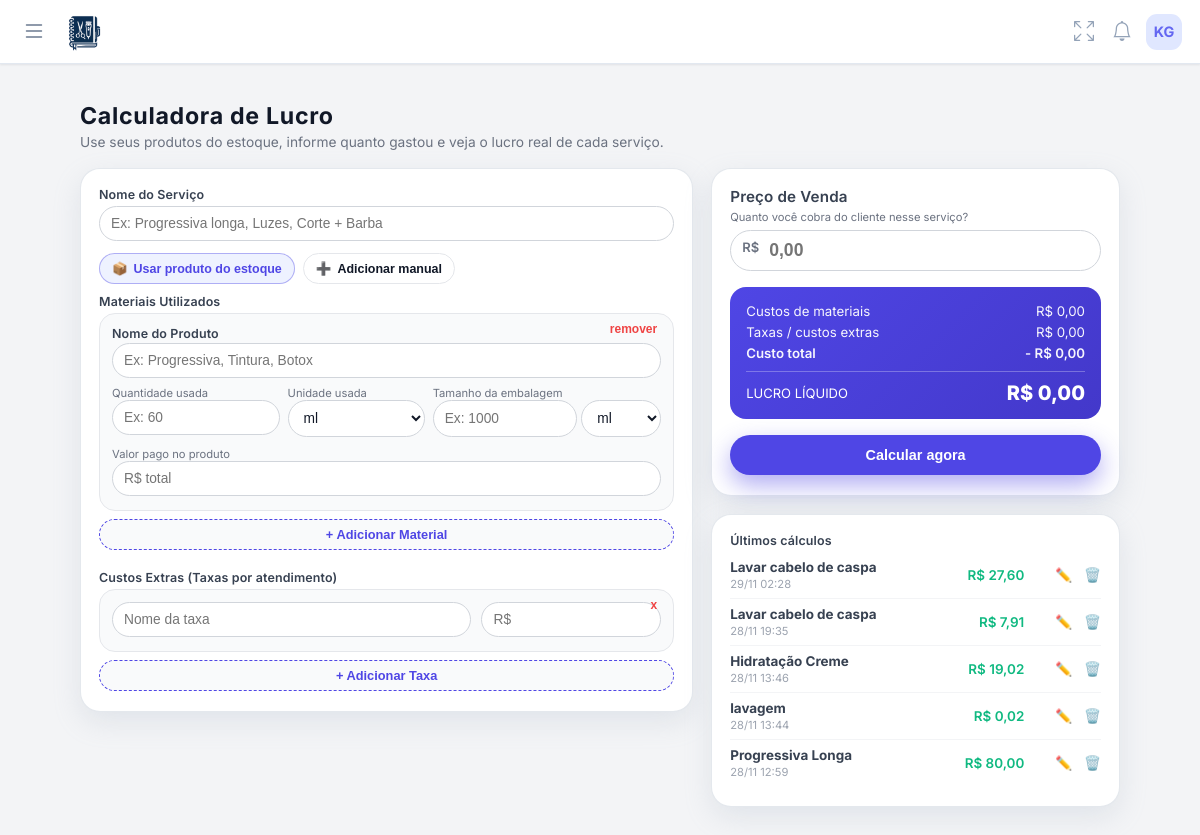
/pages/calcular-servico/calcular-servico.php (signed in), run on the app's committed database.
### tables this page shows
CREATE TABLE usuarios (
        id INTEGER PRIMARY KEY AUTOINCREMENT,
        nome TEXT, email TEXT, telefone TEXT, foto TEXT, biografia TEXT,
        cep TEXT, endereco TEXT, numero TEXT, bairro TEXT, cidade TEXT, estado TEXT,
        criado_em DATETIME DEFAULT CURRENT_TIMESTAMP
    , senha TEXT, estabelecimento TEXT, cor_tema TEXT DEFAULT '#4f46e5', ultimo_login DATETIME, ativo INTEGER DEFAULT 1, data_expiracao DATE, is_vitalicio INTEGER DEFAULT 0, quem_indicou TEXT, valor_mensalidade REAL DEFAULT 19.90, indicado_por TEXT, valor_mensal REAL DEFAULT 19.90, token_recuperacao TEXT, token_validade DATETIME);

CREATE TABLE calculo_servico (
        id INTEGER PRIMARY KEY AUTOINCREMENT,
        user_id INTEGER NOT NULL,
        nome_servico TEXT NOT NULL,
        valor_cobrado REAL NOT NULL,
        custo_materiais REAL NOT NULL,
        custo_taxas REAL NOT NULL,
        lucro REAL NOT NULL,
        created_at DATETIME DEFAULT CURRENT_TIMESTAMP
    );

### pages/calcular-servico/calcular-servico.php (the view, shortened to what this page needs)
<?php
$userId = $_SESSION['user_id'];
require_once __DIR__ . '/../../includes/db.php';
$resultado = null;
$editData  = null;
$stmtHist = $pdo->prepare("
    SELECT * FROM calculo_servico
    WHERE user_id = ?
    ORDER BY created_at DESC
    LIMIT 5
");
$stmtHist->execute([$userId]);
$historico = $stmtHist->fetchAll();
$stmtProdCalc = $pdo->prepare("
    SELECT id, nome, marca, tamanho_embalagem, unidade, custo_unitario
    FROM produtos
    WHERE user_id = ?
    ORDER BY nome ASC
");
$stmtProdCalc->execute([$userId]);
$produtosCalc = $stmtProdCalc->fetchAll();
include_once __DIR__ . '/../../includes/header.php';
include_once __DIR__ . '/../../includes/menu.php';
?>
<div class="main-container">
    <div class="page-header">
        <h1 class="page-title">Calculadora de Lucro</h1>
        <p class="page-subtitle">Use seus produtos do estoque, informe quanto gastou e veja o lucro real de cada serviço.</p>
    </div>
    <form method="post" id="form-calculo">
        <div class="calc-grid">
            <div>
                <div class="clean-card">
                    <div class="form-group" style="margin-bottom: 12px;">
                        <label class="form-label">Nome do Serviço</label>
                        <input type="text"
                               name="nome_servico"
                               class="form-control"
                               placeholder="Ex: Progressiva longa, Luzes, Corte + Barba"
                               required
                               value="<?php
                                if ($editData) echo htmlspecialchars($editData['nome_servico']);
                                elseif (isset($_POST['nome_servico'])) echo htmlspecialchars($_POST['nome_servico']);
                                else echo '';
                               ?>">
                    </div>
                    <div class="cs-product-actions">
                        <?php if ($produtosCalc): ?>
                            <button type="button" class="cs-chip cs-chip-primary" onclick="openProdutoSheet()">
                                <span>📦</span> Usar produto do estoque
                            </button>
                            <button type="button" class="cs-chip cs-chip-outline" onclick="addMaterial()">
                                <span>➕</span> Adicionar manual
                            </button>
                        <?php else: ?>
                            <button type="button" class="cs-chip cs-chip-primary" onclick="addMaterial()">
                                <span>➕</span> Adicionar material
                            </button>
                        <?php endif; ?>
                    </div>
                    <label class="form-label" style="margin-top:10px;">Materiais Utilizados</label>
                    <div id="lista-materiais"></div>
                    <button type="button" class="btn-add" onclick="addMaterial()">+ Adicionar Material</button>
                    <div style="margin-top: 20px;">
                        <label class="form-label">Custos Extras (Taxas por atendimento)</label>
                        <div id="lista-taxas"></div>
                        <button type="button" class="btn-add" onclick="addTaxa()">+ Adicionar Taxa</button>
                    </div>
                </div>
            </div>
            <div>
                <div class="clean-card">
                    <label class="form-label" style="font-size:0.95rem;">Preço de Venda</label>
                    <p class="helper-text" style="margin-bottom: 6px;">Quanto você cobra do cliente nesse serviço?</p>
                    <div style="position: relative; margin-bottom: 8px;">
                        <span style="position:absolute;left:12px;top:9px;font-weight:600;color:#6b7280;">R$</span>
                        <input
                            type="number"
                            step="0.01"
                            name="valor_cobrado"
                            class="form-control"
                            style="padding-left:38px;font-size:1.1rem;font-weight:700;color:var(--app-primary);"
                            required
                            placeholder="0,00"
                            value="<?php
                                if ($editData) echo htmlspecialchars($editData['valor_cobrado']);
                                elseif (isset($_POST['valor_cobrado'])) echo htmlspecialchars($_POST['valor_cobrado']);
                                else echo '';
                            ?>"
                        >
                    </div>
                    <div class="result-box">
                        <div class="result-row">
                            <span>Custos de materiais</span>
                            <span>R$ <?php echo $resultado ? number_format($resultado['custoMateriais'], 2, ',', '.') : '0,00'; ?></span>
                        </div>
                        <div class="result-row">
                            <span>Taxas / custos extras</span>
                            <span>R$ <?php echo $resultado ? number_format($resultado['custoTaxas'], 2, ',', '.') : '0,00'; ?></span>
                        </div>
                        <div class="result-row" style="font-weight:600;">
                            <span>Custo total</span>
                            <span>- R$ <?php echo $resultado ? number_format($resultado['custoTotal'], 2, ',', '.') : '0,00'; ?></span>
                        </div>
                        <div class="result-final">
                            <span>LUCRO LÍQUIDO</span>
                            <span class="lucro-valor">
                                R$ <?php echo $resultado ? number_format($resultado['lucro'], 2, ',', '.') : '0,00'; ?>
                            </span>
                        </div>
                    </div>
                    <button type="submit" class="btn-primary" style="margin-top:16px;">
                        <?php echo $editData ? 'Atualizar cálculo' : 'Calcular agora'; ?>
                    </button>
                </div>
                <?php if ($historico && count($historico) > 0): ?>
                    <div class="clean-card">
                        <label class="form-label">Últimos cálculos</label>
                        <table class="history-table">
                            <tbody>
                            <?php foreach ($historico as $h): ?>
                                <tr>
                                    <td>
                                        <strong><?php echo htmlspecialchars($h['nome_servico']); ?></strong><br>
                                        <small style="color:#9ca3af;"><?php echo date('d/m H:i', strtotime($h['created_at'])); ?></small>
                                    </td>
                                    <td style="text-align:right;color:#10b981;font-weight:600;">
                                        R$ <?php echo number_format($h['lucro'], 2, ',', '.'); ?>
                                    </td>
                                    <td class="cs-history-actions" style="text-align:right;white-space:nowrap;">
                                        <a href="?edit=<?php echo $h['id']; ?>" title="Editar" style="color:#4f46e5;">✏️</a>
                                        <a href="#"
                                           class="cs-delete-link"
                                           data-id="<?php echo (int)$h['id']; ?>"
                                           data-name="<?php echo htmlspecialchars($h['nome_servico']); ?>"
                                           title="Excluir"
                                           style="color:#ef4444;">🗑️</a>
                                    </td>
                                </tr>
                            <?php endforeach; ?>
                            </tbody>
                        </table>
                    </div>
                <?php endif; ?>
            </div>
        </div>
    </form>
</div>
<?php include_once __DIR__ . '/../../includes/footer.php'; ?>

### includes/menu.php (shortened to what this page needs)
<?php
$isProd = isset($_SERVER['HTTP_HOST']) && $_SERVER['HTTP_HOST'] === 'salao.develoi.com';
$iniciais  = 'V';
if (isset($pdo) && isset($_SESSION['user_id'])) {
    $stmtUser = $pdo->prepare("SELECT nome, email FROM usuarios WHERE id = ? LIMIT 1");
    $stmtUser->execute([$_SESSION['user_id']]);
    $dadoUsuario = $stmtUser->fetch(PDO::FETCH_ASSOC);
    if ($dadoUsuario && !empty($dadoUsuario['nome'])) {
        $userName = $dadoUsuario['nome'];
        $partesNome = explode(' ', trim($userName));
        $primeiraLetra = mb_substr($partesNome[0], 0, 1);
        $ultimaLetra   = '';
        if (count($partesNome) > 1) {
            $ultimoNome  = end($partesNome);
            $ultimaLetra = mb_substr($ultimoNome, 0, 1);
        }
        $iniciais = strtoupper($primeiraLetra . $ultimaLetra);
    }
}
?>
<link rel="stylesheet" href="https://cdn.jsdelivr.net/npm/bootstrap-icons@1.11.3/font/bootstrap-icons.min.css">
<nav class="app-navbar">
    <div style="display:flex; align-items:center; gap:12px;">
        <button class="menu-btn" id="openMenuBtn" type="button">
            <i class="bi bi-list"></i>
        </button>
        <?php
        if ($isProd) {
            $logoUrl = 'https://salao.develoi.com/img/logo-azul.png';
            $dashboardUrl = '/dashboard';
        } else {
            $host = $_SERVER['HTTP_HOST'];
            $logoUrl = "http://{$host}/karen_site/controle-salao/img/logo-azul.png";
            $dashboardUrl = '/karen_site/controle-salao/pages/dashboard.php';
        }
        ?>
        <a href="<?php echo $dashboardUrl; ?>" class="brand-logo">
            <img src="<?php echo $logoUrl; ?>"
                 alt="Logo Salão Develoi"
                 style="height:38px; width:auto; display:inline-block; vertical-align:middle;">
        </a>
    </div>
    <div style="display:flex; align-items:center; gap:10px;">
        <button class="icon-btn" id="fullscreenBtn" type="button" aria-label="Tela cheia">
            <i class="bi bi-arrows-fullscreen" id="fullscreenIcon"></i>
        </button>
        <div style="position:relative;">
            <button class="icon-btn" id="notificBtn" type="button" aria-label="Notificações" style="position:relative;">
                <i class="bi bi-bell"></i>
            </button>
        </div>
        <div style="position:relative;">
            <div class="navbar-avatar" id="userAvatarBtn">
                <?php echo $iniciais; ?>
            </div>
        </div>
    </div>
</nav>

### includes/header.php (style rules this page uses)
:root { --primary: #6366f1; --primary-hover: #4f46e5; --bg-body: #f1f5f9; --text-dark: #1e293b; --text-gray: #64748b; --white: #ffffff; --danger: #ef4444; --success: #22c55e; --radius: 16px; --shadow: 0 4px 6px -1px rgba(0, 0, 0, 0.05), 0 2px 4px -1px rgba(0, 0, 0, 0.03); }
body { margin: 0; padding: 0; font-family: 'Inter', sans-serif; background-color: var(--bg-body); color: var(--text-dark); -webkit-font-smoothing: antialiased; }

### includes/menu.php (style rules this page uses)
:root { --primary: #6366f1; --primary-dark: #4f46e5; --sidebar-bg: #0f172a; --sidebar-width: 280px; --text-sidebar: #cbd5e1; --bg-body: #f3f4f6; }
body { margin: 0; font-family: 'Plus Jakarta Sans', sans-serif; background-color: var(--bg-body); padding-top: 70px; }
.app-navbar { background: rgba(255, 255, 255, 0.94); backdrop-filter: blur(10px); height: 64px; position: fixed; top: 0; left: 0; width: 100%; display: flex; align-items: center; justify-content: space-between; padding: 0 18px; box-shadow: 0 1px 2px rgba(15, 23, 42, 0.08); z-index: 1000; box-sizing: border-box; border-bottom: 1px solid #e2e8f0; }
.brand-logo { font-weight: 700; font-size: 1.12rem; color: #1e293b; display: flex; align-items: center; gap: 10px; text-decoration: none; letter-spacing: -0.4px; }
.menu-btn { background: none; border: none; font-size: 1.5rem; color: #64748b; cursor: pointer; display: flex; align-items: center; justify-content: center; padding: 4px; }
.icon-btn { background: none; border: none; padding: 4px; cursor: pointer; display: flex; align-items: center; justify-content: center; border-radius: 999px; transition: 0.2s; }
.icon-btn i { font-size: 1.25rem; color: #94a3b8; }
.navbar-avatar { width: 36px; height: 36px; background: #e0e7ff; color: var(--primary); border-radius: 11px; display: flex; align-items: center; justify-content: center; font-weight: 700; font-size: 0.9rem; cursor: pointer; transition: 0.2s; }

### data on the page
usuarios: nome "KG"
calculo_servico: nome_servico "Lavar cabelo de caspa", created_at "29/11 02:28", lucro "27,60"
calculo_servico: nome_servico "Lavar cabelo de caspa", created_at "28/11 19:35", lucro "7,91"
calculo_servico: nome_servico "Hidratação Creme", created_at "28/11 13:46", lucro "19,02"
calculo_servico: nome_servico "lavagem", created_at "28/11 13:44", lucro "0,02"
calculo_servico: nome_servico "Progressiva Longa", created_at "28/11 12:59", lucro "80,00"
